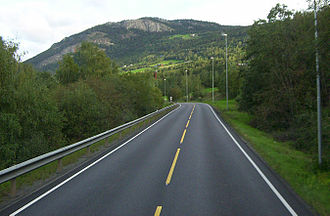
#> input picture test4.jpg, 330 x 216 px
$ python check_hsv.py
#> lines starting #> are read from the running program, lines starting #| are printed output that depends on the picture; after the words box and inside, x2 and y2 are one past the last pixel; in counts of white or black regions, pixels touching at a corner belong together
import cv2
import numpy as np

def adjust_image(val):
    # Read the image
#> called with val = 0
    image = cv2.imread('test4.jpg')
#> image is the input picture: shape (216, 330, 3); mean B, G, R 86.8, 99.3, 89.1

    # Get values from trackbars
    lower_h = cv2.getTrackbarPos('Lower H', 'Adjust HSV')
    lower_s = cv2.getTrackbarPos('Lower S', 'Adjust HSV')
    lower_v = cv2.getTrackbarPos('Lower V', 'Adjust HSV')
    upper_h = cv2.getTrackbarPos('Upper H', 'Adjust HSV')
    upper_s = cv2.getTrackbarPos('Upper S', 'Adjust HSV')
    upper_v = cv2.getTrackbarPos('Upper V', 'Adjust HSV')

    # Create HSV lower and upper bounds
    lower = np.array([lower_h, lower_s, lower_v])
    upper = np.array([upper_h, upper_s, upper_v])

    # Convert image to HSV and apply the mask
    hsv_img = cv2.cvtColor(image, cv2.COLOR_BGR2HSV)
#> hsv_img: shape (216, 330, 3); mean H, S, V 67.8, 73, 102.1
    mask = cv2.inRange(hsv_img, lower, upper)
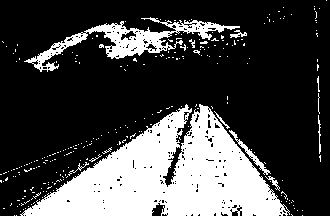
#> mask: shape (216, 330); 27% white; 262 white regions (250 under 20 px), largest, box (x1, y1, x2, y2) and area: (20, 104, 290, 216) 15321, (24, 17, 240, 72) 2703, (229, 130, 271, 175) 228
    result = cv2.bitwise_and(image, image, mask=mask)
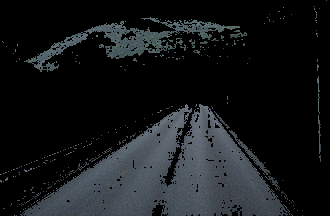
#> result: shape (216, 330, 3); mean B, G, R 25.5, 23.4, 20.8

    # Convert to grayscale and apply morphology
    image_gray = cv2.cvtColor(result, cv2.COLOR_BGR2GRAY)
    kernel = np.ones((3, 3), np.uint8)
    closing = cv2.morphologyEx(image_gray, cv2.MORPH_CLOSE, kernel)
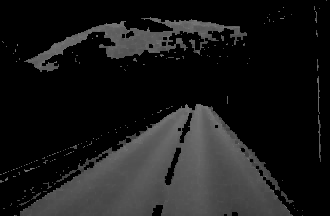
#> closing: shape (216, 330); min 0, max 125, mean 25.4

    # Show the result
    cv2.imshow('Result', closing)

def main():
    # Create a window
    cv2.namedWindow('Adjust HSV')

    # Create trackbars for HSV lower and upper bounds
    cv2.createTrackbar('Lower H', 'Adjust HSV', 80, 180, adjust_image)
    cv2.createTrackbar('Lower S', 'Adjust HSV', 30, 255, adjust_image)
    cv2.createTrackbar('Lower V', 'Adjust HSV', 70, 255, adjust_image)
    cv2.createTrackbar('Upper H', 'Adjust HSV', 120, 180, adjust_image)
    cv2.createTrackbar('Upper S', 'Adjust HSV', 70, 255, adjust_image)
    cv2.createTrackbar('Upper V', 'Adjust HSV', 130, 255, adjust_image)

    # Call the function once to initialize
    adjust_image(0)

    # Wait until the user presses a key
    cv2.waitKey(0)
    cv2.destroyAllWindows()

if __name__ == '__main__':
    main()
